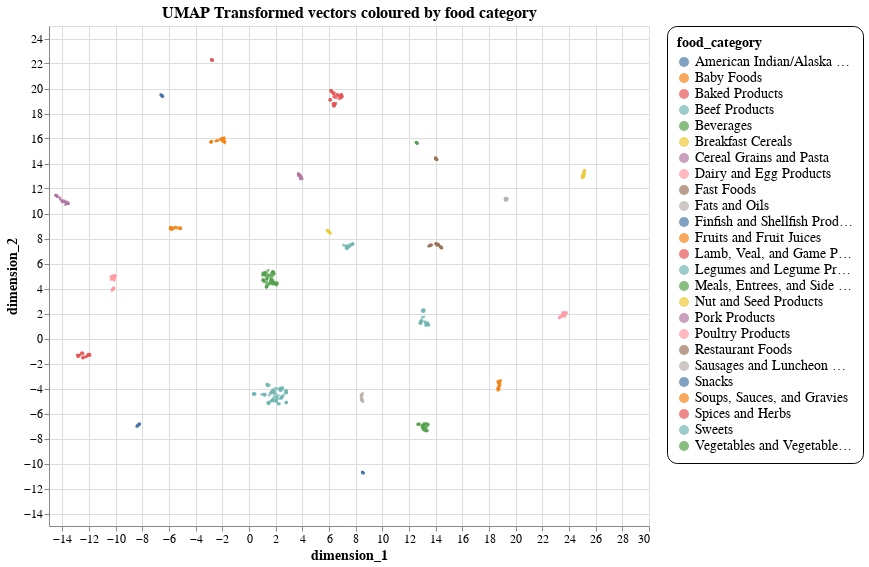

Write notebook code for a chart like this one.
### Code cell
# collect all vectors from the app
vs = sl.VectorSampler(app=app)
vector_collection = vs.get_all_vectors(index, food_item)
vectors = vector_collection.vectors
vector_df = pd.DataFrame(vectors, index=[int(id_) for id_ in vector_collection.id_list])
vector_df.head()



umap_transform = umap.UMAP(random_state=0, transform_seed=0, n_jobs=1, metric="cosine")
umap_transform = umap_transform.fit(vector_df)
umap_vectors = umap_transform.transform(vector_df)
umap_df = pd.DataFrame(umap_vectors, columns=["dimension_1", "dimension_2"], index=vector_df.index)
umap_df = umap_df.join(df.set_index('fdc_id')[['description', 'food_category', 'calories']])
umap_df.head()


ç

import altair as alt
alt.Chart(umap_df).mark_circle(size=8).encode(x="dimension_1", y="dimension_2", color="food_category:N").properties(
    width=600, height=500, title="UMAP Transformed vectors coloured by food category"
).configure_title(
    fontSize=16,
    anchor="middle",
).configure_legend(
    strokeColor="black",
    padding=10,
    cornerRadius=10,
    labelFontSize=14,
    titleFontSize=14,
).configure_axis(
    titleFontSize=14, labelFontSize=12
)

### Figure 1 — Vega-Lite specification as saved in the notebook (floating-point values rounded to 4 significant figures; data arrays with more than 128 entries replaced by an {"elided": "..."} marker saying what was removed)
{"config": {"view": {"continuousWidth": 300, "continuousHeight": 300}, "axis": {"labelFontSize": 12, "titleFontSize": 14}, "legend": {"cornerRadius": 10, "labelFontSize": 14, "padding": 10, "strokeColor": "black", "titleFontSize": 14}, "title": {"anchor": "middle", "fontSize": 16}}, "data": {"name": "data-35cc46ceefd94656a87ed4d2d7ad6551"}, "mark": {"type": "circle", "size": 8}, "encoding": {"color": {"field": "food_category", "type": "nominal"}, "x": {"field": "dimension_1", "type": "quantitative"}, "y": {"field": "dimension_2", "type": "quantitative"}}, "height": 500, "title": "UMAP Transformed vectors coloured by food category", "width": 600, "$schema": "https://vega.github.io/schema/vega-lite/v5.20.1.json", "datasets": {"data-35cc46ceefd94656a87ed4d2d7ad6551": {"elided": "1000 records"}}}
